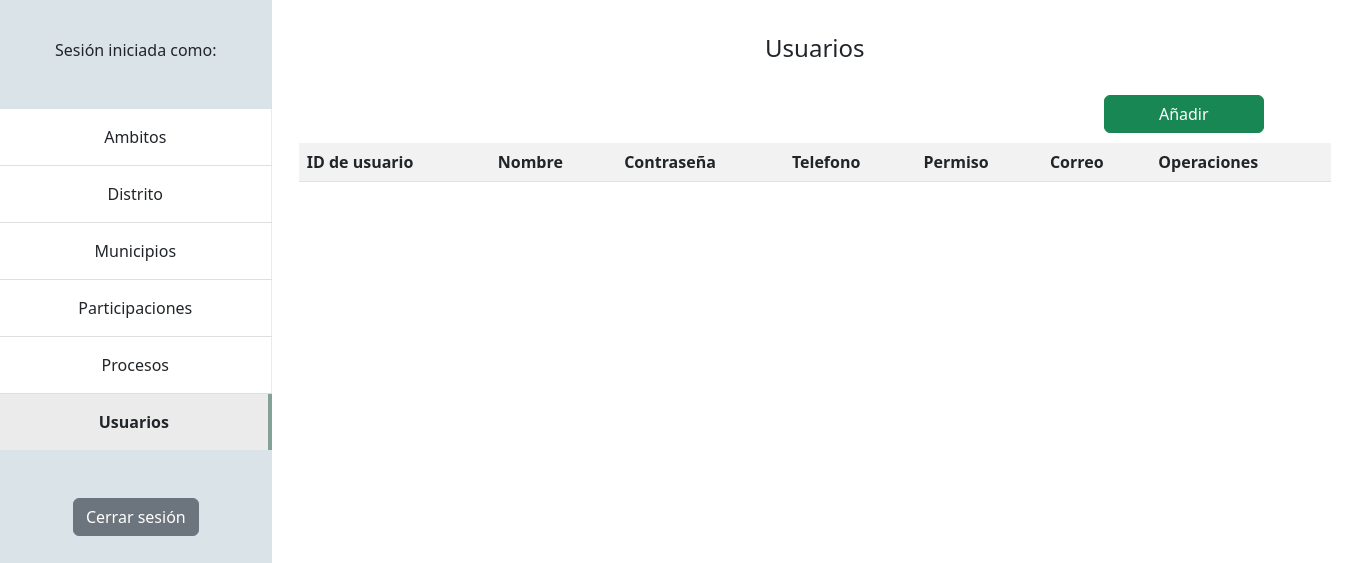
/admin/usuarios.php, run on an earlier commit of the app's database.
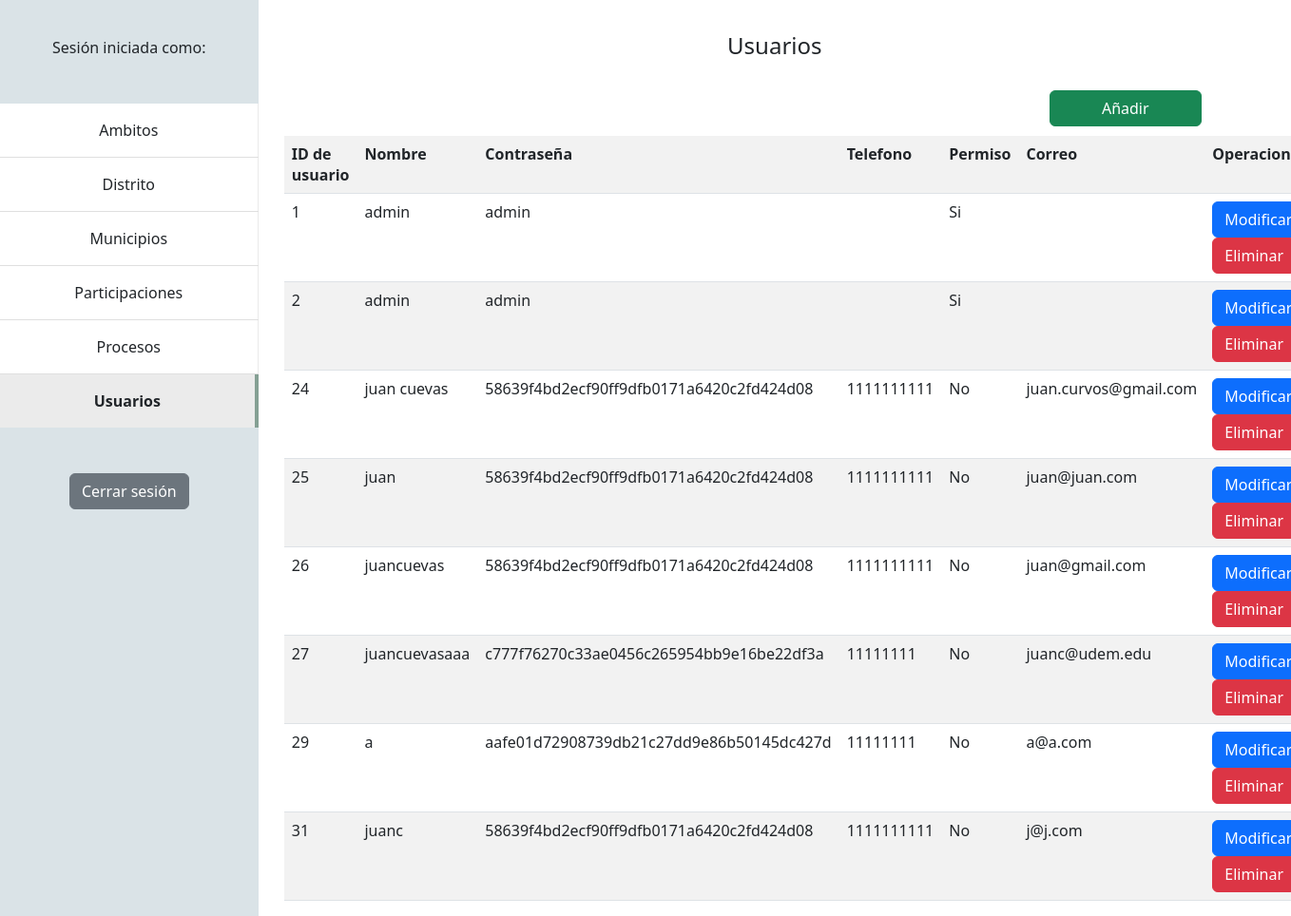
And on a later commit of the database.
### tables this page shows
CREATE TABLE `usuarios` (
  `uid` int(11) NOT NULL,
  `nombre` varchar(50) NOT NULL,
  `contraseña` varchar(45) NOT NULL,
  `telefono` int(11) DEFAULT NULL,
  `permiso` tinyint(1) NOT NULL,
  `correo` varchar(256) DEFAULT NULL,
  `fecha_creacion` date DEFAULT NULL,
  `img` varchar(256) DEFAULT NULL
);

### admin/usuarios.php (the view, shortened to what this page needs)
<?php
    $usuario = $_SESSION['usr'];
    $db = new Database();
    $pdo = $db -> connect();
    $sql = $pdo->prepare("SELECT * FROM usuarios;");
    $sql->execute();
    $rows = $sql->fetchAll();
?>
<html lang="en">
    <head>
        <link rel="stylesheet" href="admin.css">
        <link href="https://cdn.jsdelivr.net/npm/bootstrap@5.2.3/dist/css/bootstrap.min.css" rel="stylesheet">
    </head>
    <body>
        <div class="nav-bar">
            <center><h6>Sesión iniciada como:<br><?php echo $usuario ?></h6></center>
            <center>
                <ul class="list-group list-group-flush mb-5">
                    <li class="list-group-item p-0"><a class="nav-link p-3" href="ambitos.php">Ambitos</a></li>
                    <li class="list-group-item p-0"><a class="nav-link p-3" href="distrito.php">Distrito</a></li>
                    <li class="list-group-item p-0"><a class="nav-link p-3" href="municipios.php">Municipios</a></li>
                    <li class="list-group-item p-0"><a class="nav-link p-3" href="participaciones.php">Participaciones</a></li>
                    <li class="list-group-item p-0"><a class="nav-link p-3" href="proceso.php">Procesos</a></li>
                    <li class="list-group-item p-0"><a class="active nav-link p-3" aria-current="page">Usuarios</a></li>
                </ul>
            </center>
            <form action="logout.php">
                <center><button type="submit" class="btn btn-secondary">Cerrar sesión</button></center>
            </form>
        </div>
        <center><h4>Usuarios</h4></center>
        <br>
        <button type="button" class="btn btn-success float-end" id="add">Añadir</button>
        <br><br>
        <table class="table table-striped">
            <tr>
                <th>ID de usuario</th>
                <th>Nombre</th>
                <th>Contraseña</th>
                <th>Telefono</th>
                <th>Permiso</th>
                <th>Correo</th>
                <th>Operaciones</th>
            </tr>
            <?php foreach ($rows as $row){ ?>
            <tr>
                <td><?php echo $row ['uid'];?></td>
                <td><?php echo $row ['nombre'];?></td>
                <td><?php echo $row ['contraseña'];?></td>
                <td><?php echo $row ['telefono'];?></td>
                <td><?php if ($row['permiso'] == 1) echo 'Si'; else echo 'No';?></td>
                <td><?php echo $row ['correo'];?></td>
                <td>
                    <form action="fetch/users/edit-user.php?edit=<?=$row['uid'];?>" method="POST" class="d-inline">
                        <button type="submit" class="edit btn btn-primary" id="edit" value="<?=$row['uid'];?>">Modificar</button>
                    </form>
                    <form action="fetch/users/delete-user.php?delete=<?=$row['uid'];?>" method="POST" class="d-inline" onsubmit="return confirm('Eliminar este usuario también eliminará todas sus participaciones. ¿Desea continuar?');">
                        <button type="submit" class="delete btn btn-danger">Eliminar</button>
                    </form>
                </td>
            </tr>
            <?php } $sql->closeCursor(); ?>
        </table>
    </body>
</html>

What changed in the data, as far as the page shows it:
added usuarios: uid "1", nombre "admin", contraseña "admin", permiso "Si"
added usuarios: uid "2", nombre "admin", contraseña "admin", permiso "Si"
added usuarios: uid "24", nombre "juan cuevas", contraseña "58639f4bd2ecf90ff9dfb0171a6420c2fd424d08", telefono "1111111111", permiso "No", correo "juan.curvos@gmail.com"
added usuarios: uid "25", nombre "juan", contraseña "58639f4bd2ecf90ff9dfb0171a6420c2fd424d08", telefono "1111111111", permiso "No", correo "juan@juan.com"
added usuarios: uid "26", nombre "juancuevas", contraseña "58639f4bd2ecf90ff9dfb0171a6420c2fd424d08", telefono "1111111111", permiso "No", correo "juan@gmail.com"
added usuarios: uid "27", nombre "juancuevasaaa", contraseña "c777f76270c33ae0456c265954bb9e16be22df3a", telefono "11111111", permiso "No", correo "juanc@udem.edu"
added usuarios: uid "29", nombre "a", contraseña "aafe01d72908739db21c27dd9e86b50145dc427d", telefono "11111111", permiso "No", correo "a@a.com"
added usuarios: uid "31", nombre "juanc", contraseña "58639f4bd2ecf90ff9dfb0171a6420c2fd424d08", telefono "1111111111", permiso "No", correo "j@j.com"
